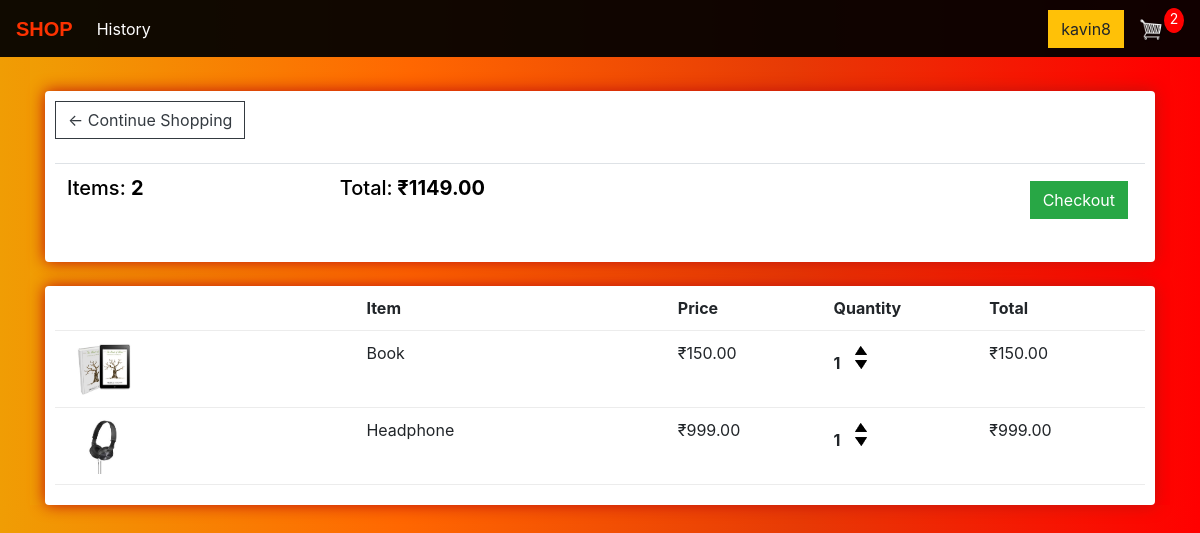
The app's page /main/cart/ (signed in), older data.
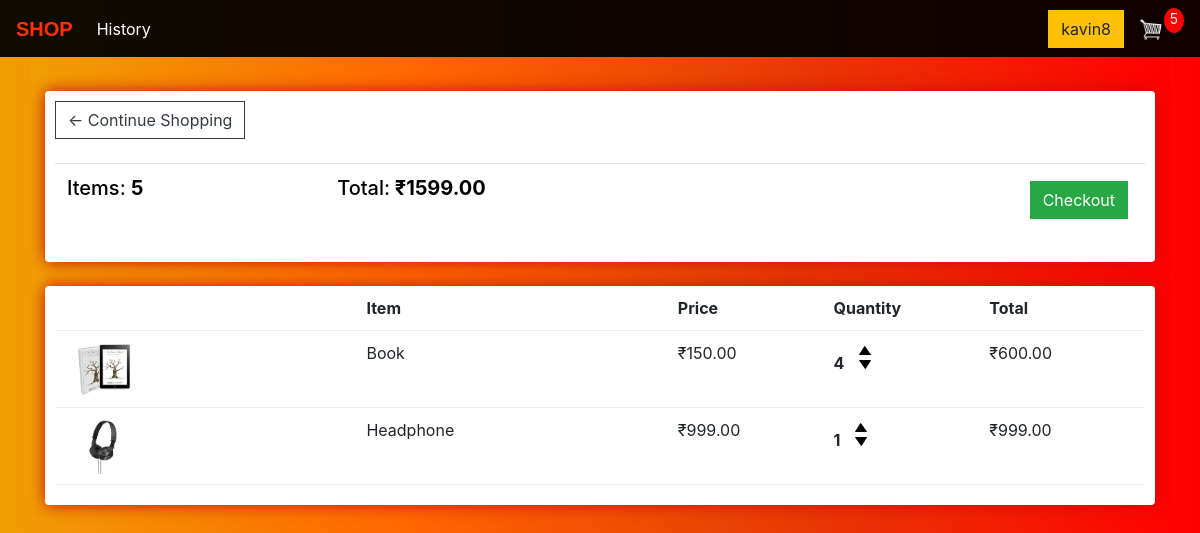
The same page, newer data.
### store/models.py (models this page shows, shortened)
class CustomUser(AbstractUser):
    is_dboy = models.BooleanField(default=False)
    city =models.CharField(max_length=10,default='city')
    formsubmitted = models.BooleanField(default=False)
    vacinated = models.IntegerField(default=0)
    merit=models.IntegerField(default=100)

class Order(models.Model):
	customer = models.ForeignKey(Customer, on_delete=models.SET_NULL, null=True, blank=True)
	date_ordered = models.DateTimeField(auto_now_add=True)
	complete = models.BooleanField(default=False)
	transaction_id = models.CharField(max_length=100, null=True)
	@property
	def get_cart_total(self):
		orderitems = self.orderitem_set.all()
		total = sum([item.get_total for item in orderitems])
		return total
	@property
	def get_cart_items(self):
		orderitems = self.orderitem_set.all()
		total = sum([item.quantity for item in orderitems])
		return total

class OrderItem(models.Model):
	product = models.ForeignKey(Product, on_delete=models.SET_NULL, null=True)
	order = models.ForeignKey(Order, on_delete=models.SET_NULL, null=True)
	quantity = models.IntegerField(default=0, null=True, blank=True)
	date_added = models.DateTimeField(auto_now_add=True)
	@property
	def get_total(self):
		total = self.product.price * self.quantity
		return total

class Product(models.Model):
	name = models.CharField(max_length=200)
	price = models.FloatField()
	digital = models.BooleanField(default=False,null=True, blank=True)
	image = models.ImageField(null=True, blank=True)
	@property
	def imageURL(self):
		try:
			url = self.image.url
		except:
			url = ''
		return url

### store/views.py (the view)
# urls.py: path('cart/', views.cart, name="cart"),
def cart(request):
	data = cartData(request)
	email=request.user.email
	cartItems = data['cartItems']
	order = data['order']
	items = data['items']
	context = {'items':items, 'order':order, 'cartItems':cartItems}
	return render(request, 'store/cart.html', context)

### store/utils.py (called while the page is built)
def cartData(request):
	if request.user.is_authenticated:
		customer = request.user.customer
		order, created = Order.objects.get_or_create(customer=customer, complete=False)
		items = order.orderitem_set.all()
		cartItems = order.get_cart_items
	else:
		cookieData = cookieCart(request)
		cartItems = cookieData['cartItems']
		order = cookieData['order']
		items = cookieData['items']
	return {'cartItems':cartItems ,'order':order, 'items':items}

### templates/store/cart.html (shortened to what this page needs)
{% extends 'store/main.html' %}
{% load static %}
{% block content %}
	<div class="row">
		<div class="col-lg-12">
			<div class="box-element">
				<a  class="btn btn-outline-dark" href="{% url 'store' %}">&#x2190; Continue Shopping</a>
				<br>
				<br>
				<table class="table">
					<tr>
						<th><h5 style="color:#000000;">Items: <strong>{{order.get_cart_items}}</strong></h5></th>
						<th><h5 style="color:#000000;">Total:<strong> ₹{{order.get_cart_total|floatformat:2}}</strong></h5></th>
						<th>
							<a style="float:right; margin:5px;" class="btn btn-success" href="{% url 'checkout' %}">Checkout</a>
						</th>
					</tr>
				</table>
			</div>
			<br>
			<div class="box-element">
				<div class="cart-row">
					<div style="flex:2"></div>
					<div style="flex:2"><strong>Item</strong></div>
					<div style="flex:1"><strong>Price</strong></div>
					<div style="flex:1"><strong>Quantity</strong></div>
					<div style="flex:1"><strong>Total</strong></div>
				</div>
				{% for item in items %}
				<div class="cart-row">
					<div style="flex:2"><img class="row-image" src="{{item.product.imageURL}}"></div>
					<div style="flex:2"><p>{{item.product.name}}</p></div>
					<div style="flex:1"><p>₹{{item.product.price|floatformat:2}}</p></div>
					<div style="flex:1">
						<p class="quantity">{{item.quantity}}</p>
						<div class="quantity">
							<img data-product="{{item.product.id}}" data-action="add" class="chg-quantity update-cart" src="{% static  'images/arrow-up.png' %}">
							<img data-product="{{item.product.id}}" data-action="remove" class="chg-quantity update-cart" src="{% static  'images/arrow-down.png' %}">
						</div>
					</div>
					<div style="flex:1"><p>₹{{item.get_total|floatformat:2}}</p></div>
				</div>
				{% endfor %}
			</div>
		</div>
	</div>
{% endblock content %}

### templates/store/main.html (shortened to what this page needs)
<!DOCTYPE html>
{% load static %}
<html>
<head>
	<link rel="stylesheet" href="https://stackpath.bootstrapcdn.com/bootstrap/4.4.1/css/bootstrap.min.css">
    <link rel="stylesheet" href="https://stackpath.bootstrapcdn.com/bootstrap/4.4.1/css/bootstrap.min.css">
	<link rel="stylesheet" type="text/css" href="{% static 'css/main.css' %}">
</head>
<body>
	<nav id="nav" class="navbar navbar-expand-lg  ">
	  <a id="txt"class="navbar-brand" href="{% url 'store' %}"><b>SHOP</b></a>
	  <div class="collapse navbar-collapse" id="navbarSupportedContent">
	    <ul class="navbar-nav mr-auto">
	      {% if user.is_authenticated %}
	      <li class="nav-item active">
	        <a class="nav-link" style="color:#FFFFFF" href="history/">History <span class="sr-only">(current)</span></a>
	      </li>
	 	{% endif %}
	    </ul>
	    {% if user.is_authenticated %}
	    <div id="log" class="form-inline my-2 my-lg-0">
	     	<a href="login/"class="btn btn-warning">{{request.user.username}}</a>
	     	<a href="{% url 'cart' %}">
	    		<img  id="cart-icon" src="{% static 'images/cart.png' %}">
	    	</a>
	    	<p id="cart-total">{{cartItems}}</p>
	    </div>
	    {% endif %}
	  </div>
	</nav>
     <div class="container">
            <br>
            {% block content %}
            {% endblock content %}
         </div>
</body>
</html>

### static/css/main.css (style rules this page uses)
body { background-color: hsl(0, 0%, 98%); }
h1,h2,h3,h4,h5,h6 { color:hsl(0, 0%, 100%); }
.box-element { box-shadow:hsl(2, 88%, 40%) 0 0 16px; background-color: #fff; border-radius: 4px; padding: 10px; }
#cart-icon { width:25px; display: inline-block; margin-left: 15px; }
#cart-total { display: block; text-align: center; color:#fff; background-color: red; width: 20px; height: 25px; border-radius: 50%; font-size: 14px; }
.col-lg-4, .col-lg-6, .col-lg-8, .col-lg-12 { margin-top: 10px; }
.btn { border-radius: 0; }
.row-image { width: 100px; }
.cart-row { display: flex; align-items: flex-stretch; padding-bottom: 10px; margin-bottom: 10px; border-bottom: 1px solid #ececec; }
.quantity { display: inline-block; font-weight: 700; padding-right:10px; }
.chg-quantity { width: 12px; cursor: pointer; display: block; margin-top: 5px; transition:.1s; }

### templates/store/main.html (style rules this page uses)
#nav { background-color:rgba(0, 0, 0, 0.932) }
#txt { color:rgb(255, 255, 255); font-family:'Franklin Gothic Medium', 'Arial Narrow', Arial, sans-serif }
b { color:#fc3200; }
body { background: -webkit-linear-gradient(left, rgb(240, 157, 4), rgb(255, 103, 1), rgb(231, 58, 5), rgb(255, 0, 0)); background-size: 100%; height: cover; }
.container { background: -webkit-linear-gradient(left, rgb(240, 157, 4), rgb(255, 103, 1), rgb(231, 58, 5), rgb(255, 0, 0)); }

Row changes from the older to the newer data that the page shows:
changed through a linked row, Order: get_cart_items "2" → "5"; get_cart_total "1149.00" → "1599.00"
changed OrderItem "Book": quantity "1" → "4"; get_total "150.00" → "600.00"
Text that changed along with them:
{{ cartItems }}: "2" → "5"
